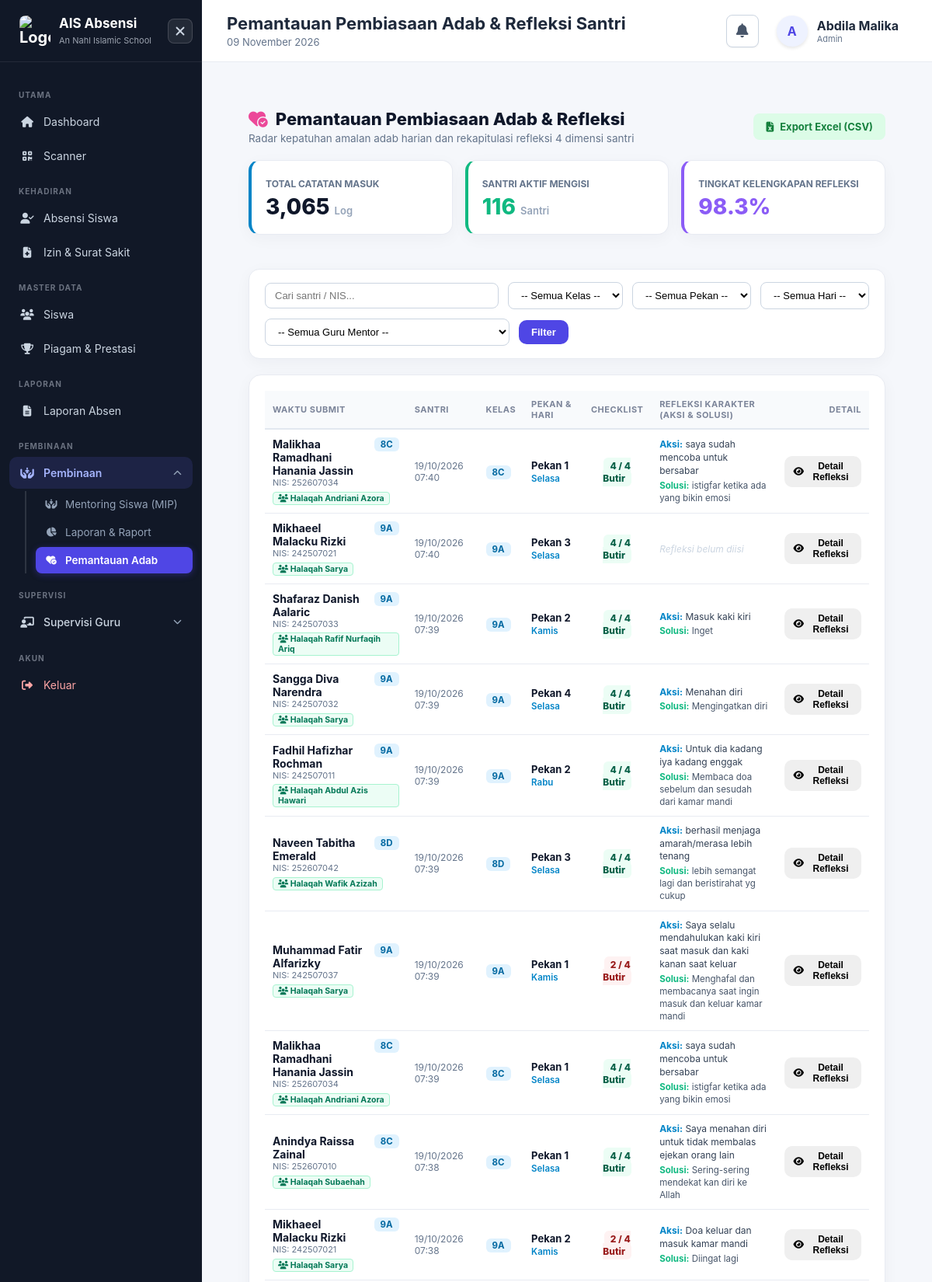
The page /mentoring/adab_monitoring.php?page=4 (signed in, upper part) on the database its author committed.
### tables this page shows
CREATE TABLE `student_adab_logs` (
  `id` bigint unsigned NOT NULL AUTO_INCREMENT,
  `student_id` bigint unsigned NOT NULL,
  `curriculum_id` bigint unsigned DEFAULT NULL,
  `grade_name` varchar(20) NOT NULL,
  `week_code` varchar(50) NOT NULL,
  `day_name` varchar(30) NOT NULL,
  `checklist_json` longtext NOT NULL,
  `reflections_json` longtext COMMENT 'Array jawaban refleksi',
  `reflection_action` text,
  `reflection_obstacle` text,
  `reflection_solution` text,
  `reflection_gratitude` text,
  `submitted_at` timestamp NULL DEFAULT CURRENT_TIMESTAMP,
  PRIMARY KEY (`id`),
  KEY `idx_sal_student` (`student_id`),
  KEY `idx_sal_grade_week` (`grade_name`,`week_code`),
  CONSTRAINT `fk_sal_student` FOREIGN KEY (`student_id`) REFERENCES `students` (`id`) ON DELETE CASCADE,
  CONSTRAINT `student_adab_logs_chk_1` CHECK (json_valid(`checklist_json`)),
  CONSTRAINT `student_adab_logs_chk_2` CHECK (json_valid(`reflections_json`))
);

CREATE TABLE `students` (
  `id` bigint unsigned NOT NULL AUTO_INCREMENT,
  `name` varchar(255) NOT NULL,
  `nis` varchar(100) DEFAULT NULL,
  `nik` varchar(255) DEFAULT NULL,
  `parent_phone` varchar(50) DEFAULT NULL,
  `rfid_uid` varchar(50) DEFAULT NULL,
  `fingerprint_id` int unsigned DEFAULT NULL,
  `wa_notify` tinyint(1) NOT NULL DEFAULT '1',
  `photo` varchar(255) DEFAULT NULL,
  `created_at` timestamp NULL DEFAULT CURRENT_TIMESTAMP,
  `updated_at` timestamp NULL DEFAULT CURRENT_TIMESTAMP ON UPDATE CURRENT_TIMESTAMP,
  `deleted_at` timestamp NULL DEFAULT NULL,
  PRIMARY KEY (`id`),
  UNIQUE KEY `nis` (`nis`),
  UNIQUE KEY `nik` (`nik`),
  UNIQUE KEY `rfid_uid` (`rfid_uid`)
);

CREATE TABLE `mentoring_assignments` (
  `id` bigint unsigned NOT NULL AUTO_INCREMENT,
  `student_id` bigint unsigned NOT NULL,
  `mentor_user_id` bigint unsigned NOT NULL,
  `group_name` varchar(100) DEFAULT NULL,
  `academic_year_id` bigint unsigned DEFAULT NULL,
  `semester` enum('ganjil','genap') DEFAULT 'ganjil',
  `is_active` tinyint(1) DEFAULT '1',
  `assigned_at` timestamp NULL DEFAULT CURRENT_TIMESTAMP,
  PRIMARY KEY (`id`),
  KEY `idx_ma_student` (`student_id`),
  KEY `idx_ma_mentor` (`mentor_user_id`),
  KEY `idx_mentoring_academic_year` (`academic_year_id`),
  KEY `idx_mentoring_mentor` (`mentor_user_id`),
  KEY `idx_mentoring_student` (`student_id`),
  CONSTRAINT `fk_ma_mentor` FOREIGN KEY (`mentor_user_id`) REFERENCES `users` (`id`) ON DELETE CASCADE,
  CONSTRAINT `fk_ma_student` FOREIGN KEY (`student_id`) REFERENCES `students` (`id`) ON DELETE CASCADE
);

### config/security.php (called while the page is built, shortened)
<?php
function e($value)
{
    return htmlspecialchars(
        $value ?? '',
        ENT_QUOTES,
        'UTF-8'
    );
}

### config/auth.php (called while the page is built, shortened)
<?php
if (!function_exists('currentRole')) {
    function currentRole()
    {
        return $_SESSION['role'] ?? null;
    }
}
            ?>

### public/mentoring/adab_monitoring.php (the view, shortened to what this page needs)
<?php
require_once __DIR__ . '/../../config/database.php';
require_once __DIR__ . '/../../config/auth.php';
require_once __DIR__ . '/../../config/security.php';
$currentRole = currentRole();
$isPrivileged = in_array($currentRole, ['super_admin', 'admin', 'kepala_sekolah'], true);
$filterSearch = trim($_GET['search'] ?? '');
$where = ["1=1"];
$params = [];
$whereSql = implode(' AND ', $where);
$stmtStats = $pdo->prepare("
    SELECT
        COUNT(*) as total_entries,
        COUNT(DISTINCT sal.student_id) as total_students_active,
        SUM(CASE WHEN sal.reflection_action IS NOT NULL AND sal.reflection_action != '' THEN 1 ELSE 0 END) as with_reflections
    FROM student_adab_logs sal
    JOIN students s ON s.id = sal.student_id
    WHERE {$whereSql}
");
$stmtStats->execute($params);
$stats = $stmtStats->fetch(PDO::FETCH_ASSOC);
$page = max(1, (int)($_GET['page'] ?? 1));
$limit = 30;
$offset = ($page - 1) * $limit;
$stmtList = $pdo->prepare("
    SELECT sal.*, s.name as student_name, s.nis, s.parent_phone,
           mc.title as curriculum_title, u.name as mentor_name, ma.group_name
    FROM student_adab_logs sal
    JOIN students s ON s.id = sal.student_id
    LEFT JOIN mentoring_curriculums mc ON mc.id = sal.curriculum_id
    LEFT JOIN mentoring_assignments ma ON ma.student_id = s.id AND ma.is_active = 1
    LEFT JOIN users u ON u.id = ma.mentor_user_id
    WHERE {$whereSql}
    ORDER BY sal.submitted_at DESC
    LIMIT {$limit} OFFSET {$offset}
");
$stmtList->execute($params);
$adabLogs = $stmtList->fetchAll(PDO::FETCH_ASSOC);
require __DIR__ . '/../../includes/header.php';
?>
<div class="content">
    <div style="display: flex; justify-content: space-between; align-items: center; flex-wrap: wrap; gap: 12px; margin-bottom: 20px;">
        <div>
            <h2 style="margin: 0; font-size: 22px; font-weight: 800; color: #0f172a; display: flex; align-items: center; gap: 10px;">
                <i class="fa-solid fa-heart-circle-check" style="color: #ec4899;"></i> Pemantauan Pembiasaan Adab & Refleksi
            </h2>
            <p style="margin: 4px 0 0; color: #64748b; font-size: 13.5px;">
                Radar kepatuhan amalan adab harian dan rekapitulasi refleksi 4 dimensi santri
            </p>
        </div>
        <div style="display: flex; gap: 8px;">
            <?php
            $exportQuery = $_GET;
            $exportQuery['export'] = 'csv';
            $exportUrl = 'adab_monitoring.php?' . http_build_query($exportQuery);
            ?>
            <a href="<?= $exportUrl ?>" class="btn btn-success" style="padding: 9px 16px; font-size: 13px; font-weight: 700; border-radius: 8px; display: inline-flex; align-items: center; gap: 8px;">
                <i class="fa-solid fa-file-excel"></i> Export Excel (CSV)
            </a>
        </div>
    </div>
    <div style="display: grid; grid-template-columns: repeat(auto-fit, minmax(220px, 1fr)); gap: 16px; margin-bottom: 24px;">
        <div class="card" style="padding: 18px; border-radius: 14px; border-left: 4px solid #0284c7;">
            <span style="font-size: 12px; font-weight: 700; color: #64748b; text-transform: uppercase;">Total Catatan Masuk</span>
            <div style="font-size: 28px; font-weight: 800; color: #0f172a; margin-top: 4px;">
                <?= number_format($stats['total_entries']) ?> <span style="font-size: 13px; font-weight: 600; color: #94a3b8;">Log</span>
            </div>
        </div>
        <div class="card" style="padding: 18px; border-radius: 14px; border-left: 4px solid #10b981;">
            <span style="font-size: 12px; font-weight: 700; color: #64748b; text-transform: uppercase;">Santri Aktif Mengisi</span>
            <div style="font-size: 28px; font-weight: 800; color: #10b981; margin-top: 4px;">
                <?= number_format($stats['total_students_active']) ?> <span style="font-size: 13px; font-weight: 600; color: #94a3b8;">Santri</span>
            </div>
        </div>
        <div class="card" style="padding: 18px; border-radius: 14px; border-left: 4px solid #8b5cf6;">
            <span style="font-size: 12px; font-weight: 700; color: #64748b; text-transform: uppercase;">Tingkat Kelengkapan Refleksi</span>
            <div style="font-size: 28px; font-weight: 800; color: #8b5cf6; margin-top: 4px;">
                <?= $stats['total_entries'] > 0 ? round(($stats['with_reflections'] / $stats['total_entries']) * 100, 1) : 0 ?>%
            </div>
        </div>
    </div>
    <div class="card" style="padding: 16px 20px; border-radius: 14px; margin-bottom: 20px;">
        <form method="GET" action="adab_monitoring.php" style="display: flex; flex-wrap: wrap; gap: 12px; align-items: center;">
            <div style="flex: 1; min-width: 180px;">
                <input type="text" name="search" value="<?= e($filterSearch) ?>" placeholder="Cari santri / NIS..." class="filter-input" style="width: 100%; padding: 8px 12px; border-radius: 8px; border: 1px solid #cbd5e1; font-size: 13px;">
            </div>
            <div>
                <select name="class" class="filter-input" style="padding: 8px 12px; border-radius: 8px; border: 1px solid #cbd5e1; font-size: 13px;">
                    <option value="">-- Semua Kelas --</option>
                </select>
            </div>
            <div>
                <select name="week" class="filter-input" style="padding: 8px 12px; border-radius: 8px; border: 1px solid #cbd5e1; font-size: 13px;">
                    <option value="">-- Semua Pekan --</option>
                </select>
            </div>
            <div>
                <select name="day" class="filter-input" style="padding: 8px 12px; border-radius: 8px; border: 1px solid #cbd5e1; font-size: 13px;">
                    <option value="">-- Semua Hari --</option>
                </select>
            </div>
            <?php if ($isPrivileged): ?>
                <div>
                    <select name="mentor_id" class="filter-input" style="padding: 8px 12px; border-radius: 8px; border: 1px solid #cbd5e1; font-size: 13px;">
                        <option value="0">-- Semua Guru Mentor --</option>
                    </select>
                </div>
            <?php endif; ?>
            <button type="submit" class="btn btn-primary" style="padding: 8px 16px; font-size: 13px; font-weight: 700;">Filter</button>
        </form>
    </div>
    <div class="card mobile-clean-card" style="padding: 20px; border-radius: 16px;">
        <div class="table-responsive">
            <table class="table responsive-card-table" style="width: 100%; border-collapse: collapse;">
                <thead>
                    <tr style="background: #f8fafc; border-bottom: 2px solid #e2e8f0; text-align: left;">
                        <th style="padding: 10px;">Waktu Submit</th>
                        <th style="padding: 10px;">Santri</th>
                        <th style="padding: 10px;">Kelas</th>
                        <th style="padding: 10px;">Pekan & Hari</th>
                        <th style="padding: 10px; text-align: center;">Checklist</th>
                        <th style="padding: 10px;">Refleksi Karakter (Aksi & Solusi)</th>
                        <th style="padding: 10px; text-align: right;">Detail</th>
                    </tr>
                </thead>
                <tbody>
                    <?php if (empty($adabLogs)): ?>
                        <tr>
                            <td colspan="7" style="text-align: center; padding: 30px; color: #94a3b8;">
                                Tidak ada data pengisian adab santri yang sesuai filter.
                            </td>
                        </tr>
                    <?php else: ?>
                        <?php foreach ($adabLogs as $log): ?>
                            <?php
                            $checkedCount = 0;
                            $totalItems = 4;
                            if (!empty($log['checklist_json'])) {
                                $dec = json_decode($log['checklist_json'], true);
                                if (is_array($dec) && isset($dec[$log['day_name']]) && is_array($dec[$log['day_name']])) {
                                    foreach ($dec[$log['day_name']] as $chk) {
                                        if ($chk) $checkedCount++;
                                    }
                                }
                            }
                            ?>
                            <tr style="border-bottom: 1px solid #f1f5f9; font-size: 13px;">
                                <td data-label="Santri" style="padding: 10px;">
                                    <div style="display: flex; justify-content: space-between; align-items: flex-start; gap: 8px;">
                                        <div>
                                            <strong style="font-size: 14px; color: #0f172a;"><?= e($log['student_name']) ?></strong>
                                            <div style="font-size: 11px; color: #64748b;">NIS: <?= e($log['nis']) ?></div>
                                        </div>
                                        <span style="padding: 2px 8px; border-radius: 6px; font-size: 11.5px; font-weight: 700; background: #e0f2fe; color: #0369a1;">
                                            <?= e($log['grade_name']) ?>
                                        </span>
                                    </div>
                                    <?php if (!empty($log['group_name'])): ?>
                                        <div style="margin-top: 4px;">
                                            <span style="font-size: 10.5px; font-weight: 700; color: #047857; background: #ecfdf5; padding: 1px 6px; border-radius: 4px; border: 1px solid #a7f3d0; display: inline-block;">
                                                <i class="fa-solid fa-users"></i> <?= e($log['group_name']) ?>
                                            </span>
                                        </div>
                                    <?php endif; ?>
                                </td>
                                <td data-label="Waktu Submit" style="padding: 10px; color: #64748b; font-size: 12px;">
                                    <?= date('d/m/Y H:i', strtotime($log['submitted_at'])) ?>
                                </td>
                                <td data-label="Kelas" style="padding: 10px;">
                                    <span style="padding: 2px 8px; border-radius: 6px; font-size: 11.5px; font-weight: 700; background: #e0f2fe; color: #0369a1;">
                                        <?= e($log['grade_name']) ?>
                                    </span>
                                </td>
                                <td data-label="Pekan & Hari" style="padding: 10px;">
                                    <div style="font-weight: 700; color: #0f172a; display: inline-block; margin-right: 4px;"><?= e($log['week_code']) ?></div>
                                    <span style="font-size: 11.5px; color: #0284c7; font-weight: 600;"><?= e($log['day_name']) ?></span>
                                </td>
                                <td data-label="Checklist" style="padding: 10px; text-align: center;">
                                    <span style="padding: 3px 8px; border-radius: 6px; font-size: 12px; font-weight: 800; background: <?= $checkedCount >= 3 ? '#ecfdf5' : '#fef2f2' ?>; color: <?= $checkedCount >= 3 ? '#065f46' : '#991b1b' ?>;">
                                        <?= $checkedCount ?> / <?= $totalItems ?> Butir
                                    </span>
                                </td>
                                <td data-label="Refleksi" style="padding: 10px; max-width: 320px;">
                                    <?php if (!empty($log['reflection_action'])): ?>
                                        <div style="color: #334155; font-size: 12px; line-height: 1.4;">
                                            <strong style="color: #0284c7;">Aksi:</strong> <?= e(mb_strimwidth($log['reflection_action'], 0, 75, '...')) ?>
                                        </div>
                                    <?php endif; ?>
                                    <?php if (!empty($log['reflection_solution'])): ?>
                                        <div style="color: #475569; font-size: 11.5px; line-height: 1.4; margin-top: 2px;">
                                            <strong style="color: #10b981;">Solusi:</strong> <?= e(mb_strimwidth($log['reflection_solution'], 0, 75, '...')) ?>
                                        </div>
                                    <?php endif; ?>
                                    <?php if (empty($log['reflection_action']) && empty($log['reflection_solution'])): ?>
                                        <span style="color: #cbd5e1; font-style: italic; font-size: 12px;">Refleksi belum diisi</span>
                                    <?php endif; ?>
                                </td>
                                <td data-label="Aksi" style="padding: 10px; text-align: right;">
                                    <button type="button" class="btn btn-secondary" style="padding: 6px 12px; font-size: 12px;" onclick="showReflectionModal(<?= htmlspecialchars(json_encode($log), ENT_QUOTES, 'UTF-8') ?>)">
                                        <i class="fa-solid fa-eye"></i> Detail Refleksi
                                    </button>
                                </td>
                            </tr>
                        <?php endforeach; ?>
                    <?php endif; ?>
                </tbody>
            </table>
        </div>
    </div>
</div>
<?php require __DIR__ . '/../../includes/footer.php'; ?>

### rows shown on the page
student_adab_logs: student.name "Malikhaa Ramadhani Hanania Jassin", student.nis "252607034", grade_name "8C", mentoring_assignments.group_name "Halaqah Andriani Azora", submitted_at "19/10/2026 07:40", week_code "Pekan 1", day_name "Selasa", checkedCount "4", totalItems "4", reflection_action "saya sudah mencoba untuk bersabar", reflection_solution "istigfar ketika ada yang bikin emosi"
student_adab_logs: student.name "Mikhaeel Malacku Rizki", student.nis "242507021", grade_name "9A", mentoring_assignments.group_name "Halaqah Sarya", submitted_at "19/10/2026 07:40", week_code "Pekan 3", day_name "Selasa", checkedCount "4", totalItems "4", reflection_action "Refleksi belum diisi"
student_adab_logs: student.name "Shafaraz Danish Aalaric", student.nis "242507033", grade_name "9A", mentoring_assignments.group_name "Halaqah Rafif Nurfaqih Ariq", submitted_at "19/10/2026 07:39", week_code "Pekan 2", day_name "Kamis", checkedCount "4", totalItems "4", reflection_action "Masuk kaki kiri", reflection_solution "Inget"
student_adab_logs: student.name "Sangga Diva Narendra", student.nis "242507032", grade_name "9A", mentoring_assignments.group_name "Halaqah Sarya", submitted_at "19/10/2026 07:39", week_code "Pekan 4", day_name "Selasa", checkedCount "4", totalItems "4", reflection_action "Menahan diri", reflection_solution "Mengingatkan diri"
student_adab_logs: student.name "Fadhil Hafizhar Rochman", student.nis "242507011", grade_name "9A", mentoring_assignments.group_name "Halaqah Abdul Azis Hawari", submitted_at "19/10/2026 07:39", week_code "Pekan 2", day_name "Rabu", checkedCount "4", totalItems "4", reflection_action "Untuk dia kadang iya kadang enggak", reflection_solution "Membaca doa sebelum dan sesudah dari kamar mandi"
student_adab_logs: student.name "Naveen Tabitha Emerald", student.nis "252607042", grade_name "8D", mentoring_assignments.group_name "Halaqah Wafik Azizah", submitted_at "19/10/2026 07:39", week_code "Pekan 3", day_name "Selasa", checkedCount "4", totalItems "4", reflection_action "berhasil menjaga amarah/merasa lebih tenang", reflection_solution "lebih semangat lagi dan beristirahat yg cukup"
student_adab_logs: student.name "Muhammad Fatir Alfarizky", student.nis "242507037", grade_name "9A", mentoring_assignments.group_name "Halaqah Sarya", submitted_at "19/10/2026 07:39", week_code "Pekan 1", day_name "Kamis", checkedCount "2", totalItems "4", reflection_action "Saya selalu mendahulukan kaki kiri saat masuk dan kaki kanan saat keluar", reflection_solution "Menghafal dan membacanya saat ingin masuk dan keluar kamar mandi"
student_adab_logs: student.name "Malikhaa Ramadhani Hanania Jassin", student.nis "252607034", grade_name "8C", mentoring_assignments.group_name "Halaqah Andriani Azora", submitted_at "19/10/2026 07:39", week_code "Pekan 1", day_name "Selasa", checkedCount "4", totalItems "4", reflection_action "saya sudah mencoba untuk bersabar", reflection_solution "istigfar ketika ada yang bikin emosi"
student_adab_logs: student.name "Anindya Raissa Zainal", student.nis "252607010", grade_name "8C", mentoring_assignments.group_name "Halaqah Subaehah", submitted_at "19/10/2026 07:38", week_code "Pekan 1", day_name "Selasa", checkedCount "4", totalItems "4", reflection_action "Saya menahan diri untuk tidak membalas ejekan orang lain", reflection_solution "Sering-sering mendekat kan diri ke Allah"
student_adab_logs: student.name "Mikhaeel Malacku Rizki", student.nis "242507021", grade_name "9A", mentoring_assignments.group_name "Halaqah Sarya", submitted_at "19/10/2026 07:38", week_code "Pekan 2", day_name "Kamis", checkedCount "2", totalItems "4", reflection_action "Doa keluar dan masuk kamar mandi", reflection_solution "Diingat lagi"

### other values the page prints
$category "UTAMA"
$item['menu_name'] "Dashboard"
$item['menu_name'] "Scanner"
$category "KEHADIRAN"
$item['menu_name'] "Absensi Siswa"
$item['menu_name'] "Izin & Surat Sakit"
$category "MASTER DATA"
$item['menu_name'] "Siswa"
$item['menu_name'] "Piagam & Prestasi"
$category "LAPORAN"
$item['menu_name'] "Laporan Absen"
$category "PEMBINAAN"
$item['menu_name'] "Pembinaan"
$child['menu_name'] "Mentoring Siswa (MIP)"
$child['menu_name'] "Laporan & Raport"
